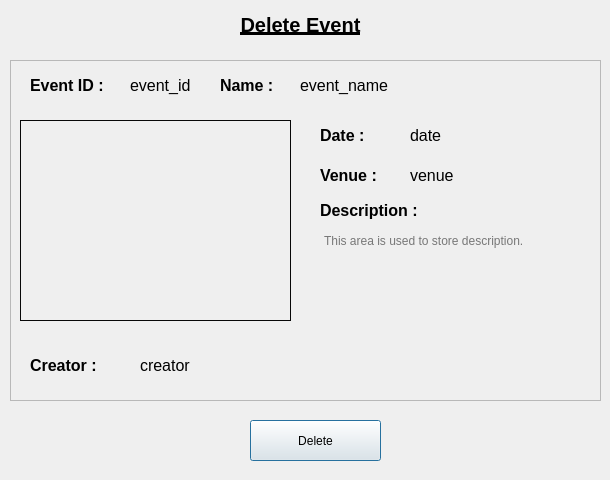
<?xml version="1.0" encoding="UTF-8"?>
<ui version="4.0">
 <class>deleteEvent</class>
 <widget class="QDialog" name="deleteEvent">
  <property name="geometry">
   <rect>
    <x>0</x>
    <y>0</y>
    <width>610</width>
    <height>480</height>
   </rect>
  </property>
  <property name="windowTitle">
   <string/>
  </property>
  <widget class="QLabel" name="title">
   <property name="geometry">
    <rect>
     <x>170</x>
     <y>0</y>
     <width>261</width>
     <height>51</height>
    </rect>
   </property>
   <property name="text">
    <string>&lt;html&gt;&lt;head/&gt;&lt;body&gt;&lt;p align=&quot;center&quot;&gt;&lt;span style=&quot; font-size:15pt; font-weight:600; text-decoration: underline;&quot;&gt;Delete Event&lt;/span&gt;&lt;/p&gt;&lt;/body&gt;&lt;/html&gt;</string>
   </property>
  </widget>
  <widget class="QFrame" name="frame">
   <property name="geometry">
    <rect>
     <x>10</x>
     <y>60</y>
     <width>591</width>
     <height>341</height>
    </rect>
   </property>
   <property name="styleSheet">
    <string notr="true"/>
   </property>
   <property name="frameShape">
    <enum>QFrame::StyledPanel</enum>
   </property>
   <property name="frameShadow">
    <enum>QFrame::Raised</enum>
   </property>
   <widget class="QWidget" name="widget" native="true">
    <property name="geometry">
     <rect>
      <x>10</x>
      <y>60</y>
      <width>271</width>
      <height>201</height>
     </rect>
    </property>
    <property name="autoFillBackground">
     <bool>false</bool>
    </property>
    <property name="styleSheet">
     <string notr="true">image: url(:/sample_event.png);
border-style:solid;
border-width:1px;
border-color: rgb(7, 7, 7);</string>
    </property>
   </widget>
   <widget class="QLabel" name="nameLabel">
    <property name="geometry">
     <rect>
      <x>210</x>
      <y>10</y>
      <width>91</width>
      <height>31</height>
     </rect>
    </property>
    <property name="text">
     <string>&lt;html&gt;&lt;head/&gt;&lt;body&gt;&lt;p&gt;&lt;span style=&quot; font-size:12pt; font-weight:600;&quot;&gt;Name :&lt;/span&gt;&lt;/p&gt;&lt;/body&gt;&lt;/html&gt;</string>
    </property>
   </widget>
   <widget class="QLabel" name="name">
    <property name="geometry">
     <rect>
      <x>290</x>
      <y>10</y>
      <width>571</width>
      <height>31</height>
     </rect>
    </property>
    <property name="styleSheet">
     <string notr="true">font-size:12pt;</string>
    </property>
    <property name="text">
     <string>event_name</string>
    </property>
   </widget>
   <widget class="QLabel" name="creatorLabel">
    <property name="geometry">
     <rect>
      <x>20</x>
      <y>290</y>
      <width>101</width>
      <height>31</height>
     </rect>
    </property>
    <property name="text">
     <string>&lt;html&gt;&lt;head/&gt;&lt;body&gt;&lt;p&gt;&lt;span style=&quot; font-size:12pt; font-weight:600;&quot;&gt;Creator : &lt;/span&gt;&lt;/p&gt;&lt;/body&gt;&lt;/html&gt;</string>
    </property>
   </widget>
   <widget class="QLabel" name="descriptionLabel">
    <property name="geometry">
     <rect>
      <x>310</x>
      <y>130</y>
      <width>131</width>
      <height>41</height>
     </rect>
    </property>
    <property name="text">
     <string>&lt;html&gt;&lt;head/&gt;&lt;body&gt;&lt;p&gt;&lt;span style=&quot; font-size:12pt; font-weight:600;&quot;&gt;Description :&lt;/span&gt;&lt;/p&gt;&lt;/body&gt;&lt;/html&gt;</string>
    </property>
   </widget>
   <widget class="QLabel" name="dateLabel">
    <property name="geometry">
     <rect>
      <x>310</x>
      <y>60</y>
      <width>71</width>
      <height>31</height>
     </rect>
    </property>
    <property name="text">
     <string>&lt;html&gt;&lt;head/&gt;&lt;body&gt;&lt;p&gt;&lt;span style=&quot; font-size:12pt; font-weight:600;&quot;&gt;Date : &lt;/span&gt;&lt;/p&gt;&lt;/body&gt;&lt;/html&gt;</string>
    </property>
   </widget>
   <widget class="QLabel" name="venueLabel">
    <property name="geometry">
     <rect>
      <x>310</x>
      <y>100</y>
      <width>81</width>
      <height>31</height>
     </rect>
    </property>
    <property name="text">
     <string>&lt;html&gt;&lt;head/&gt;&lt;body&gt;&lt;p&gt;&lt;span style=&quot; font-size:12pt; font-weight:600;&quot;&gt;Venue : &lt;/span&gt;&lt;/p&gt;&lt;/body&gt;&lt;/html&gt;</string>
    </property>
   </widget>
   <widget class="QLabel" name="creator">
    <property name="geometry">
     <rect>
      <x>130</x>
      <y>290</y>
      <width>181</width>
      <height>31</height>
     </rect>
    </property>
    <property name="styleSheet">
     <string notr="true">font-size:12pt;</string>
    </property>
    <property name="text">
     <string>creator</string>
    </property>
   </widget>
   <widget class="QLabel" name="date">
    <property name="geometry">
     <rect>
      <x>400</x>
      <y>60</y>
      <width>221</width>
      <height>31</height>
     </rect>
    </property>
    <property name="styleSheet">
     <string notr="true">font-size:12pt;</string>
    </property>
    <property name="text">
     <string>date</string>
    </property>
   </widget>
   <widget class="QLabel" name="venue">
    <property name="geometry">
     <rect>
      <x>400</x>
      <y>100</y>
      <width>221</width>
      <height>31</height>
     </rect>
    </property>
    <property name="styleSheet">
     <string notr="true">font-size:12pt;</string>
    </property>
    <property name="text">
     <string>venue</string>
    </property>
   </widget>
   <widget class="QLabel" name="IDLabel">
    <property name="geometry">
     <rect>
      <x>20</x>
      <y>10</y>
      <width>91</width>
      <height>31</height>
     </rect>
    </property>
    <property name="text">
     <string>&lt;html&gt;&lt;head/&gt;&lt;body&gt;&lt;p&gt;&lt;span style=&quot; font-size:12pt; font-weight:600;&quot;&gt;Event ID : &lt;/span&gt;&lt;/p&gt;&lt;/body&gt;&lt;/html&gt;</string>
    </property>
   </widget>
   <widget class="QLabel" name="eventID">
    <property name="geometry">
     <rect>
      <x>120</x>
      <y>10</y>
      <width>91</width>
      <height>31</height>
     </rect>
    </property>
    <property name="styleSheet">
     <string notr="true">font-size:12pt;</string>
    </property>
    <property name="text">
     <string>event_id</string>
    </property>
   </widget>
   <widget class="QTextBrowser" name="description">
    <property name="geometry">
     <rect>
      <x>310</x>
      <y>170</y>
      <width>261</width>
      <height>151</height>
     </rect>
    </property>
    <property name="styleSheet">
     <string notr="true">background-color:transparent;
border:none;</string>
    </property>
    <property name="html">
     <string>&lt;!DOCTYPE HTML PUBLIC &quot;-//W3C//DTD HTML 4.0//EN&quot; &quot;http://www.w3.org/TR/REC-html40/strict.dtd&quot;&gt;
&lt;html&gt;&lt;head&gt;&lt;meta name=&quot;qrichtext&quot; content=&quot;1&quot; /&gt;&lt;style type=&quot;text/css&quot;&gt;
p, li { white-space: pre-wrap; }
&lt;/style&gt;&lt;/head&gt;&lt;body style=&quot; font-family:'Noto Sans'; font-size:9pt; font-weight:400; font-style:normal;&quot;&gt;
&lt;p style=&quot;-qt-paragraph-type:empty; margin-top:0px; margin-bottom:0px; margin-left:0px; margin-right:0px; -qt-block-indent:0; text-indent:0px;&quot;&gt;&lt;br /&gt;&lt;/p&gt;&lt;/body&gt;&lt;/html&gt;</string>
    </property>
    <property name="placeholderText">
     <string>This area is used to store description.</string>
    </property>
   </widget>
  </widget>
  <widget class="QPushButton" name="deleteButton">
   <property name="geometry">
    <rect>
     <x>250</x>
     <y>420</y>
     <width>131</width>
     <height>41</height>
    </rect>
   </property>
   <property name="text">
    <string>Delete</string>
   </property>
  </widget>
 </widget>
 <resources>
  <include location="../../../../Images/img.qrc"/>
 </resources>
 <connections/>
</ui>
